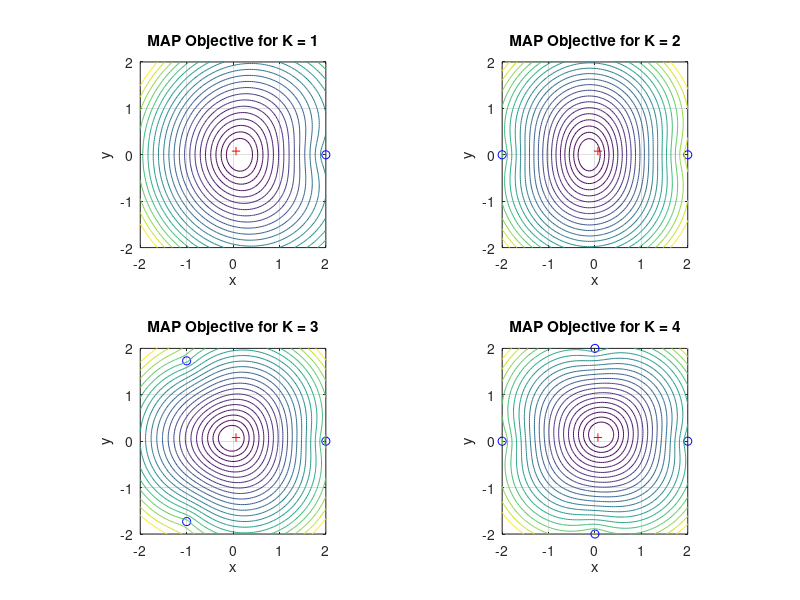

MATLAB code for this plot:
clear all;
close all;

% Randomly position the true point inside a unit circle
radius = rand;
theta = 2 * pi * rand;
pTrue = [radius * cos(theta); radius * sin(theta)];

% Iterate over different numbers of landmarks
for K = 1:4
    % Landmarks evenly distributed on the unit circle
    radius = 2;
    theta = [0, 2 * pi / K * [1:(K-1)]];
    pLandmarks = [radius * cos(theta); radius * sin(theta)];

    % Generate range measurements with added noise
    sigma = 3e-1 * ones(1, K);
    r = sqrt(sum((repmat(pTrue, 1, K) - pLandmarks).^2, 1)) + sigma .* randn(1, K);
    sigmax = 25e-2;
    sigmay = sigmax;

    % Evaluate the MAP estimation objective function on a grid
    Nx = 101;
    Ny = 99;
    xGrid = linspace(-2, 2, Nx);
    yGrid = linspace(-2, 2, Ny);
    [h, v] = meshgrid(xGrid, yGrid);
    MAPobjective = (h(:)/sigmax).^2 + (v(:)/sigmay).^2;

    for i = 1:K
        di = sqrt((h(:) - pLandmarks(1, i)).^2 + (v(:) - pLandmarks(2, i)).^2);
        MAPobjective = MAPobjective + ((r(i) - di)/sigma(i)).^2;
    end

    zGrid = reshape(MAPobjective, Ny, Nx);

    % Display true position and landmark positions
    figure(ceil(K/4));
    subplot(2, 2, mod(K-1, 4) + 1);
    plot(pTrue(1), pTrue(2), '+', 'Color', 'red');
    hold on;
    plot(pLandmarks(1, :), pLandmarks(2, :), 'o', 'Color', 'blue');
    axis([-2 2 -2 2]);

    % Display the MAP objective contours
    minV = min(MAPobjective);
    maxV = max(MAPobjective);
    values = minV + (sqrt(maxV - minV) * linspace(0.1, 0.9, 21)).^2;
    contour(xGrid, yGrid, zGrid, values);
    xlabel('x');
    ylabel('y');
    title(['MAP Objective for K = ', num2str(K)]);
    grid on;
    axis equal;
end
